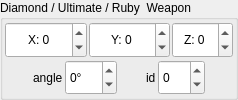
                 <widget class="QGroupBox" name="leaderonworld_box_2">
                  <property name="title">
                   <string>Diamond / Ultimate / Ruby  Weapon</string>
                  </property>
                  <layout class="QVBoxLayout" name="verticalLayout_103">
                   <property name="spacing">
                    <number>2</number>
                   </property>
                   <property name="leftMargin">
                    <number>2</number>
                   </property>
                   <property name="topMargin">
                    <number>2</number>
                   </property>
                   <property name="rightMargin">
                    <number>2</number>
                   </property>
                   <property name="bottomMargin">
                    <number>2</number>
                   </property>
                   <item>
                    <layout class="QHBoxLayout" name="horizontalLayout_75">
                     <item>
                      <widget class="QSpinBox" name="durw_x">
                       <property name="sizePolicy">
                        <sizepolicy hsizetype="Minimum" vsizetype="Preferred">
                         <horstretch>0</horstretch>
                         <verstretch>0</verstretch>
                        </sizepolicy>
                       </property>
                       <property name="wrapping">
                        <bool>true</bool>
                       </property>
                       <property name="alignment">
                        <set>Qt::AlignCenter</set>
                       </property>
                       <property name="prefix">
                        <string notr="true">X: </string>
                       </property>
                       <property name="maximum">
                        <number>295000</number>
                       </property>
                      </widget>
                     </item>
                     <item>
                      <widget class="QSpinBox" name="durw_y">
                       <property name="sizePolicy">
                        <sizepolicy hsizetype="Minimum" vsizetype="Preferred">
                         <horstretch>0</horstretch>
                         <verstretch>0</verstretch>
                        </sizepolicy>
                       </property>
                       <property name="wrapping">
                        <bool>true</bool>
                       </property>
                       <property name="alignment">
                        <set>Qt::AlignCenter</set>
                       </property>
                       <property name="prefix">
                        <string>Y: </string>
                       </property>
                       <property name="maximum">
                        <number>230000</number>
                       </property>
                      </widget>
                     </item>
                     <item>
                      <widget class="QSpinBox" name="durw_z">
                       <property name="sizePolicy">
                        <sizepolicy hsizetype="Minimum" vsizetype="Preferred">
                         <horstretch>0</horstretch>
                         <verstretch>0</verstretch>
                        </sizepolicy>
                       </property>
                       <property name="wrapping">
                        <bool>true</bool>
                       </property>
                       <property name="alignment">
                        <set>Qt::AlignCenter</set>
                       </property>
                       <property name="prefix">
                        <string notr="true">Z: </string>
                       </property>
                       <property name="maximum">
                        <number>255</number>
                       </property>
                      </widget>
                     </item>
                    </layout>
                   </item>
                   <item>
                    <layout class="QHBoxLayout" name="horizontalLayout_90">
                     <item>
                      <spacer name="horizontalSpacer_68">
                       <property name="orientation">
                        <enum>Qt::Horizontal</enum>
                       </property>
                       <property name="sizeHint" stdset="0">
                        <size>
                         <width>0</width>
                         <height>0</height>
                        </size>
                       </property>
                      </spacer>
                     </item>
                     <item>
                      <widget class="QLabel" name="label_200">
                       <property name="sizePolicy">
                        <sizepolicy hsizetype="Preferred" vsizetype="Preferred">
                         <horstretch>0</horstretch>
                         <verstretch>0</verstretch>
                        </sizepolicy>
                       </property>
                       <property name="text">
                        <string>angle</string>
                       </property>
                      </widget>
                     </item>
                     <item>
                      <widget class="QSpinBox" name="durw_angle">
                       <property name="sizePolicy">
                        <sizepolicy hsizetype="Minimum" vsizetype="Preferred">
                         <horstretch>0</horstretch>
                         <verstretch>0</verstretch>
                        </sizepolicy>
                       </property>
                       <property name="wrapping">
                        <bool>true</bool>
                       </property>
                       <property name="suffix">
                        <string notr="true">°</string>
                       </property>
                       <property name="minimum">
                        <number>0</number>
                       </property>
                       <property name="maximum">
                        <number>360</number>
                       </property>
                      </widget>
                     </item>
                     <item>
                      <spacer name="horizontalSpacer_84">
                       <property name="orientation">
                        <enum>Qt::Horizontal</enum>
                       </property>
                       <property name="sizeHint" stdset="0">
                        <size>
                         <width>0</width>
                         <height>0</height>
                        </size>
                       </property>
                      </spacer>
                     </item>
                     <item>
                      <widget class="QLabel" name="label_201">
                       <property name="sizePolicy">
                        <sizepolicy hsizetype="Preferred" vsizetype="Preferred">
                         <horstretch>0</horstretch>
                         <verstretch>0</verstretch>
                        </sizepolicy>
                       </property>
                       <property name="text">
                        <string>id</string>
                       </property>
                      </widget>
                     </item>
                     <item>
                      <widget class="QSpinBox" name="durw_id">
                       <property name="sizePolicy">
                        <sizepolicy hsizetype="Minimum" vsizetype="Preferred">
                         <horstretch>0</horstretch>
                         <verstretch>0</verstretch>
                        </sizepolicy>
                       </property>
                       <property name="wrapping">
                        <bool>true</bool>
                       </property>
                       <property name="maximum">
                        <number>255</number>
                       </property>
                      </widget>
                     </item>
                     <item>
                      <spacer name="horizontalSpacer_86">
                       <property name="orientation">
                        <enum>Qt::Horizontal</enum>
                       </property>
                       <property name="sizeHint" stdset="0">
                        <size>
                         <width>0</width>
                         <height>0</height>
                        </size>
                       </property>
                      </spacer>
                     </item>
                    </layout>
                   </item>
                  </layout>
                 </widget>
